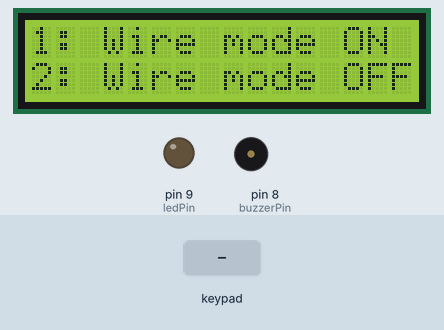
Recording of a sketch running on a simulated Arduino Uno, built with avr-gcc and run on an emulated ATmega328P. Parts: 16×2 character LCD, output pins drawn as LEDs (lit = HIGH), buzzer (waves = sounding). Dashed ring = blinking. The inputs (shaded band) are chosen by the test bench.

Above: at 2.4 s.
2.5 s: key '2' pressed
At 3.4 s:
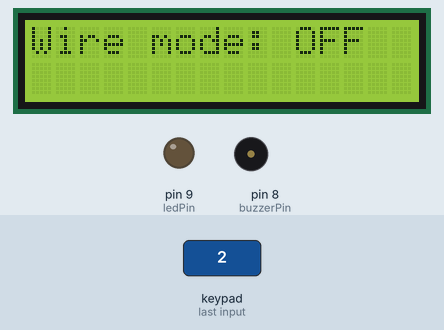
5.6 s: keypad keys 4 3 2 # pressed 0.754 s apart
At 9.4 s:
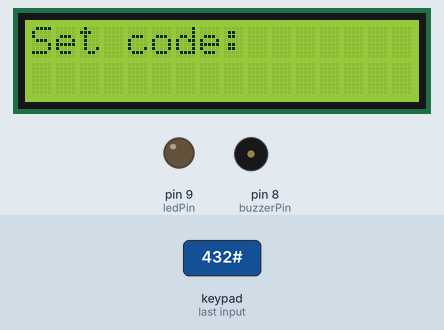
10.4 s: keypad keys 5 6 7 # pressed 0.754 s apart
At 13.5 s:
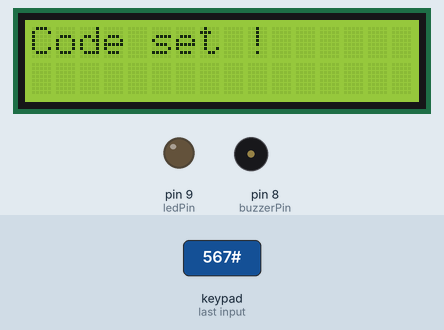
15.3 s: key '1' pressed
At 16.4 s:
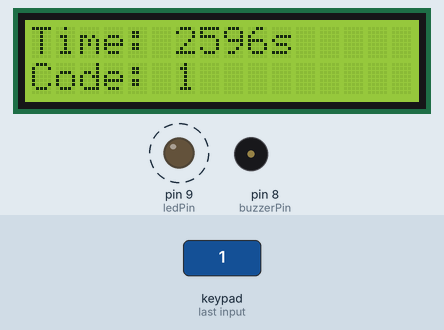
18.2 s: key '*' pressed
At 19.5 s:
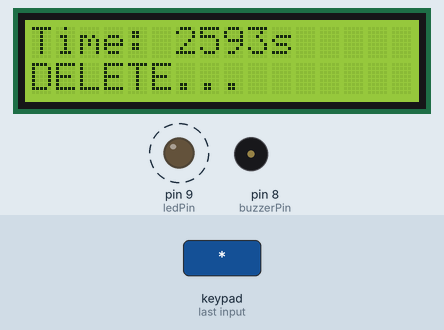
21.2 s: keypad keys 1 3 9 # pressed 0.754 s apart
At 24.0 s:
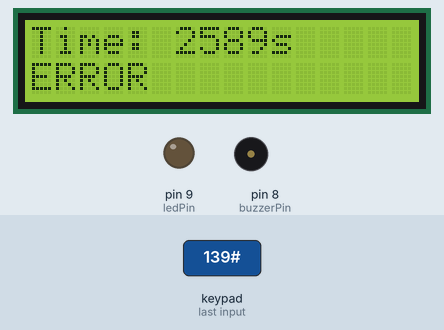
Timing chart, 0 to 27.2 s (numbered marks = the images above; inputs shaded):
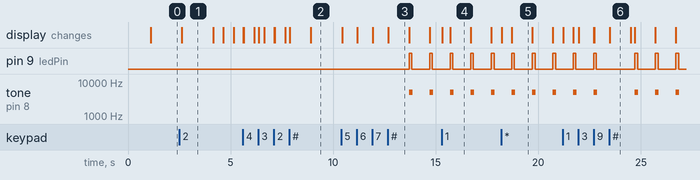

The sketch:

c4_v0.3.ino
```cpp
#include <Wire.h>
#include <LiquidCrystal_I2C.h>
#include <Keypad.h>

// LCD
LiquidCrystal_I2C lcd(0x27, 16, 2);

// Buzzer, LED
const int buzzerPin = 8;
const int ledPin = 9;

// Fils de déconnexion
const int wirePins[3] = { 4, 3, 2 };

// Clavier matriciel 4x3
const byte ROWS = 4;
const byte COLS = 3;
char keys[ROWS][COLS] = {
  { '1', '2', '3' },
  { '4', '5', '6' },
  { '7', '8', '9' },
  { '*', '0', '#' }
};
byte rowPins[ROWS] = { A0, A1, A2, A3 };
byte colPins[COLS] = { 5, 6, 7 };
Keypad keypad = Keypad(makeKeymap(keys), rowPins, colPins, ROWS, COLS);

// Variables de configuration
int timeDigits[4] = { 0, 2, 3, 0 };
int cursorIndex = 0;
bool timeSet = false;
bool codeSet = false;
bool gameActive = false;

String secretCode = "";
String enteredCode = "";

unsigned long gameDuration = 150000;
unsigned long startTime;
unsigned long starHashTime = 0;
const unsigned long disableHoldTime = 10000;

unsigned long lastBlinkTime = 0;
bool cursorVisible = true;
bool needRedraw = true;

bool victoireParFilsActive = false;
int ordreFils[3] = { 0, 1, 2 };
int filIndex = 0;
bool filTriggered[3] = { false, false, false };

// ----------- SETUP -----------
void setup() {
  lcd.init();
  lcd.backlight();
  pinMode(buzzerPin, OUTPUT);
  pinMode(ledPin, OUTPUT);
  for (int i = 0; i < 3; i++) pinMode(wirePins[i], INPUT_PULLUP);

  // Titre
  lcd.setCursor(0, 0);
  lcd.print("C4 PROP");
  delay(1000);
  lcd.clear();


  // --- MENU ---
  lcd.setCursor(0, 0);
  lcd.print("1: Wire mode ON");
  lcd.setCursor(0, 1);
  lcd.print("2: Wire mode OFF");

  char key = 0;
  while (key != '1' && key != '2') {
    key = keypad.getKey();
    if (key == '1') {
      victoireParFilsActive = true;
      lcd.clear();
      lcd.print("Wire mode: ON");
    } else if (key == '2') {
      victoireParFilsActive = false;
      lcd.clear();
      lcd.print("Wire mode: OFF");
    }
    delay(500);
  }
  delay(1000);
  lcd.clear();

  // --- Ordre des fils si activé ---
  if (victoireParFilsActive) {
    lcd.setCursor(0, 0);
    lcd.print("1:Red 2:Blk 3:Ylw");


    String ordreInput = "";
    while (ordreInput.length() < 3) {
      char key = keypad.getKey();
      if (key >= '1' && key <= '3') {
        if (ordreInput.indexOf(key) == -1) {
          ordreInput += key;
          lcd.setCursor(0, 1);
          lcd.print("-> " + ordreInput + "    ");
        }
      } else if (key == '*') {
        ordreInput = "";
        lcd.setCursor(0, 1);
        lcd.print("->             ");
      }
    }

    // Convertir en index
    for (int i = 0; i < 3; i++) {
      ordreFils[i] = ordreInput[i] - '1';  // '1' => 0, etc.
    }

    delay(1000);
    lcd.clear();
    lcd.print("Order set");
    delay(1000);
    lcd.clear();
  }
}

// ----------- LOOP PRINCIPALE -----------
void loop() {
  unsigned long currentTime = millis();

  // 1. Choix du temps
  if (!timeSet) {
    if (millis() - lastBlinkTime > 500) {
      cursorVisible = !cursorVisible;
      lastBlinkTime = millis();
      needRedraw = true;
    }

    char key = keypad.getKey();
    if (key) {
      needRedraw = true;

      if (key == '*') {
        if (cursorIndex > 0) cursorIndex--;
      } else if (key == '#') {
        if (cursorIndex < 3) cursorIndex++;
        else {
          int minutes = timeDigits[0] * 10 + timeDigits[1];
          int seconds = timeDigits[2] * 10 + timeDigits[3];
          gameDuration = (minutes * 60 + seconds) * 1000UL;
          timeSet = true;
          lcd.clear();
          lcd.print("Time set !");
          delay(1000);
          lcd.clear();
        }
      } else if (key >= '0' && key <= '9') {
        timeDigits[cursorIndex] = key - '0';
        if (cursorIndex < 3) cursorIndex++;
      }
    }

    if (needRedraw) {
      displayTimeSetup();
      needRedraw = false;
    }
    return;
  }

  // 2. Entrée du code secret
  if (!codeSet) {
    lcd.setCursor(0, 0);
    lcd.print("Set code:      ");
    lcd.setCursor(0, 1);
    lcd.print(secretCode + "       ");
    char key = keypad.getKey();
    if (key) {
      if (key == '#') {
        if (secretCode.length() > 0 && secretCode.length() <= 7) {
          codeSet = true;
          gameActive = true;
          startTime = millis();
          lcd.clear();
          lcd.print("Code set !");
          delay(1000);
          lcd.clear();
        }
      } else if (key == '*') {
        secretCode = "";
      } else {
        if (secretCode.length() < 7) {
          secretCode += key;
        }
      }
    }
    return;
  }

  // 3. JEU EN COURS
  if (gameActive) {
    unsigned long elapsed = currentTime - startTime;
    lcd.setCursor(0, 0);
    lcd.print("Time: ");
    int timeLeft = (gameDuration - elapsed) / 1000;
    lcd.print(timeLeft);
    lcd.print("s     ");

    // --- Synchronisation Buzzer et LED ---
    if (elapsed % 1000 < 50) {
      tone(buzzerPin, 5000, 125);
    }
    if (elapsed % 1000 < 125) {
      digitalWrite(ledPin, HIGH);
    } else {
      digitalWrite(ledPin, LOW);
    }
    // -------------------------------------

    if (elapsed >= gameDuration) {
      gameOver(false);
      return;
    }

    // === Gestion de victoire par fils ===
    if (victoireParFilsActive) {
      int currentWire = ordreFils[filIndex];
      if (!filTriggered[currentWire] && digitalRead(wirePins[currentWire]) == HIGH) {
        filTriggered[currentWire] = true;
        filIndex++;

        if (filIndex == 3) {
          gameOver(true);
          return;
        }
      }

      // Mauvais fil déconnecté
      for (int i = 0; i < 3; i++) {
        if (!filTriggered[i] && digitalRead(wirePins[i]) == HIGH && i != ordreFils[filIndex]) {
          gameOver(false);
          return;
        }
      }
    }

    // Désactivation * + #
    if (keypad.isPressed('*') && keypad.isPressed('#')) {
      if (starHashTime == 0) starHashTime = currentTime;
      else if (currentTime - starHashTime >= disableHoldTime) {
        gameOver(true);
        return;
      }
    } else {
      starHashTime = 0;
    }

    // Code utilisateur
    char key = keypad.getKey();
    if (key) {
      if (key == '#') {
        if (enteredCode == secretCode) {
          gameOver(true);
        } else {
          lcd.setCursor(0, 1);
          lcd.print("ERROR      ");
          enteredCode = "";
          delay(1000);
        }
      } else if (key == '*') {
        enteredCode = "";
        lcd.setCursor(0, 1);
        lcd.print("DELETE...      ");
      } else {
        if (enteredCode.length() < 7) {
          enteredCode += key;
          lcd.setCursor(0, 1);
          lcd.print("Code: " + enteredCode + "     ");
        }
      }
    }
  }
}

// ----------- Affichage configuration du temps -----------
void displayTimeSetup() {
  lcd.setCursor(0, 0);
  lcd.print("Time configure:");

  lcd.setCursor(0, 1);
  for (int i = 0; i < 4; i++) {
    if (i == cursorIndex && cursorVisible) {
      lcd.print('_');
    } else {
      lcd.print(timeDigits[i]);
    }
    if (i == 1) lcd.print(":");
  }
  lcd.print("   ");
}

// ----------- Fin de partie -----------
void gameOver(bool win) {
  gameActive = false;
  lcd.clear();
  if (win) {
    digitalWrite(ledPin, HIGH);
    while (true) {
      lcd.print("**--Disarmed--**");
      delay(500);
      lcd.clear();
      lcd.print("--**Disarmed**--");
      delay(500);
      lcd.clear();
    }
  } else {
    tone(buzzerPin, 5000, 2000);
    digitalWrite(ledPin, HIGH);
    while (true) {
      lcd.print("**  KABOOM !  **");
      delay(500);
      lcd.clear();
      lcd.print("  **KABOOM !**  ");
      delay(500);
      lcd.clear();
    }
  }
}
```

Measured:
- after the input at 2.5 s, the display: changes after 0.12 s (image 1)
- after the input at 5.6 s, the display: first changes at once (image 2 shows a later state)
- after the input at 10.4 s, pin 9 (ledPin): alternates HIGH for 0.12 s and LOW for 0.87 s, starting after 3.3 s; tone on pin 8 (buzzerPin): alternates 5000 Hz for 0.17 s and silent for 0.83 s, starting after 3.3 s; the display: first changes at once (image 3 shows a later state)
- after the input at 15.3 s, the display: first changes at once (image 4 shows a later state)
- after the input at 18.2 s, the display: first changes at once (image 5 shows a later state)
- after the input at 21.2 s, the display: first changes at once (image 6 shows a later state)
- what the display in image 1 shows lasts 1.5 s, from 2.6 s to 4.1 s
